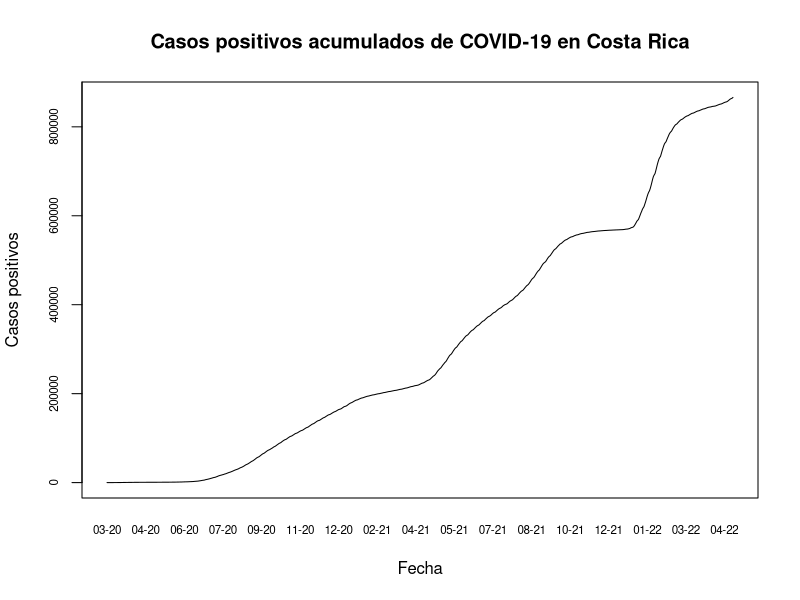
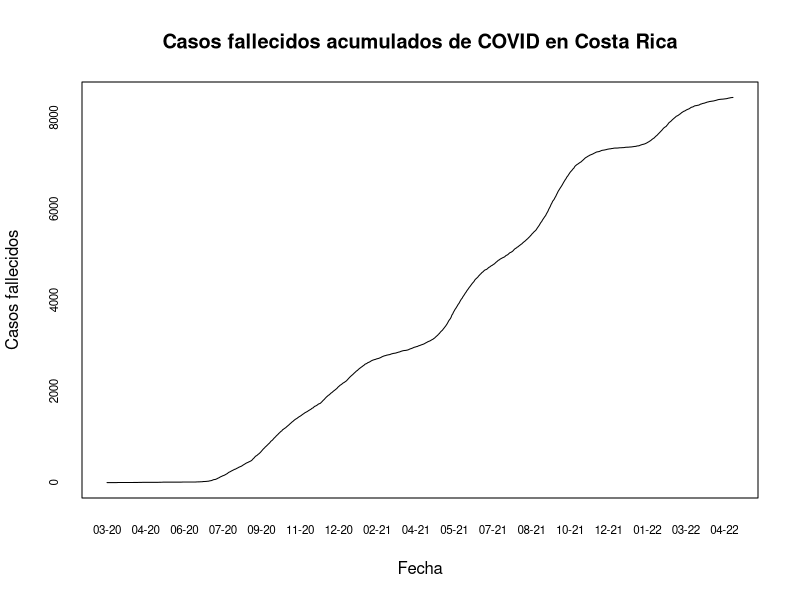
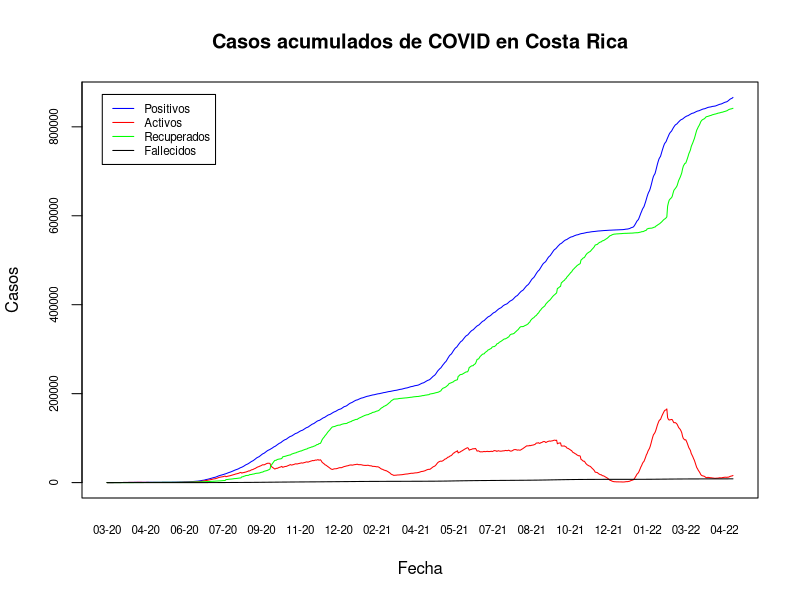

Write R code to recreate these figures, in order.
## ---- chunk 1
knitr::opts_chunk$set(echo = TRUE)
## ---- chunk 2
covid <- read.csv(file = "05_10_22_CSV_GENERAL.csv", sep = ";")
## ---- chunk 3
options(scipen = 7)
## ---- chunk 4
covid$FECHA <- as.Date(covid$FECHA, format = "%d/%m/%Y")
## ---- chunk 5
plot(
  covid$FECHA,
  covid$positivos,
  type = "l",
  xaxt = "n",
  yaxt = "n",
  main = "Casos positivos acumulados de COVID-19 en Costa Rica",
  xlab = "Fecha",
  ylab = "Casos positivos"
)

# Formato del eje x (numerico)

axis(
  side = 1,
  covid$FECHA,
  tick = FALSE,
  format(covid$FECHA, "%m-%y"),
  cex.axis = 0.7
)


# Formato del eje y (fechas)

axis(
  side = 2,
  covid$positivos,
  labels = TRUE,  
  at = seq(0, 1000000, by = 200000),
  cex.axis = .7
)


## ---- chunk 6

# Gráfico de líneas
plot(
  covid$FECHA,
  covid$fallecidos,
  type = "l",
  xaxt = "n",
  yaxt = "n",
  main = "Casos fallecidos acumulados de COVID en Costa Rica",
  xlab = "Fecha",
  ylab = "Casos fallecidos"
)


# Formato del eje X
axis(side = 1,
     covid$FECHA,
     tick = FALSE,
     format(covid$FECHA, "%m-%y"),
     cex.axis = .7)


# Formato del eje Y
axis(
  side = 2,
  covid$fallecidos,
  labels = TRUE,  
  at = seq(0, 10000, by = 2000),
  cex.axis = .7
)
## ---- chunk 7
# Gráfico de líneas de casos activos
plot(
  covid$FECHA,
  covid$positivos,
  type = "l",
  xaxt = "n",
  yaxt = "n",
  main = "Casos acumulados de COVID en Costa Rica",
  xlab = "Fecha",
  ylab = "Casos",
  col = "blue"
)
# Casos activos
lines(covid$FECHA, covid$activos, col="red")

# Casos recuperados
lines(covid$FECHA, covid$RECUPERADOS, col="green")

# Casos fallecidos

lines(covid$FECHA, covid$fallecidos, col="black")

# Leyenda
legend(
  x = "topleft",
  inset = 0.03,
  legend = c("Positivos", "Activos", "Recuperados", "Fallecidos"),
  col = c("blue", "red", "green", "black"),
  lty = 1,
  cex = 0.7)

# Formato del eje X
axis(side = 1,
     covid$FECHA,
     tick = FALSE,
     format(covid$FECHA, "%m-%y"),
     cex.axis = .7)

# Formato del eje Y
axis(
  side = 2,
  covid$positivos,
  labels = TRUE,  
  at = seq(0, 1000000, by = 200000),
  cex.axis = .7
)
